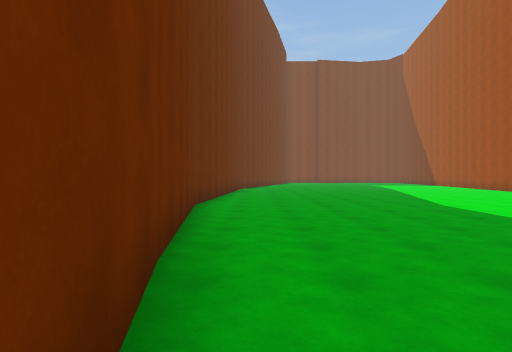
[1] (above)

24 first-person views from a walk through a Unity game level. The camera is 1.4 m above the floor, looks level and sees 80° across. The floor is counted in squares, 2 m on a side. Each view is taken from the middle of a square. On the plan, view 1 faces up. The plan holds only what a view shows up to about 10 squares ahead; the rest is blank. The place goes on beyond the plan.

[2]
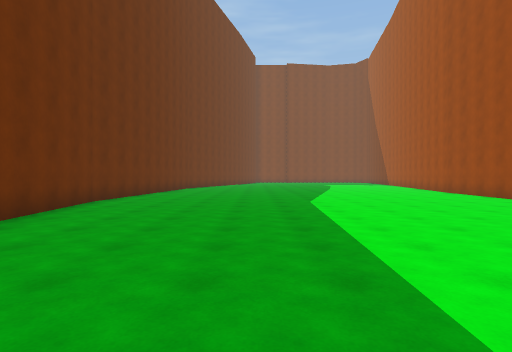

[3]
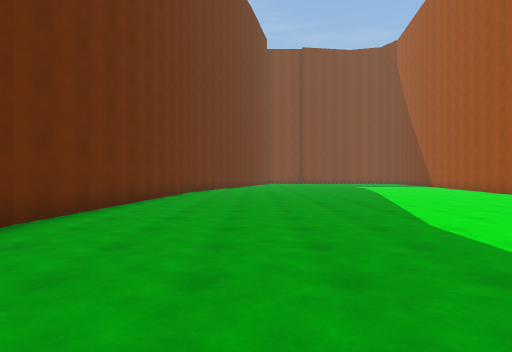

[4]
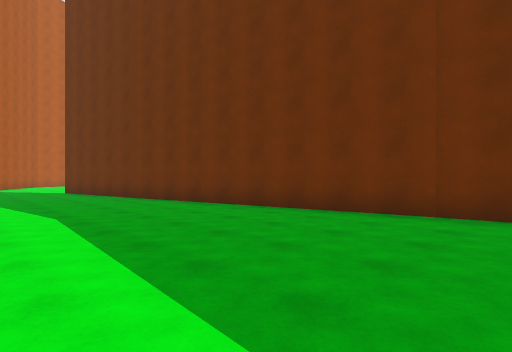

[5]
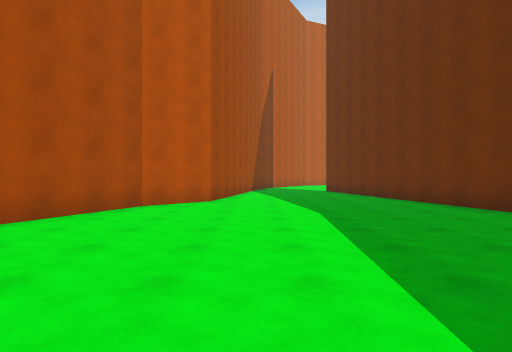

[6]
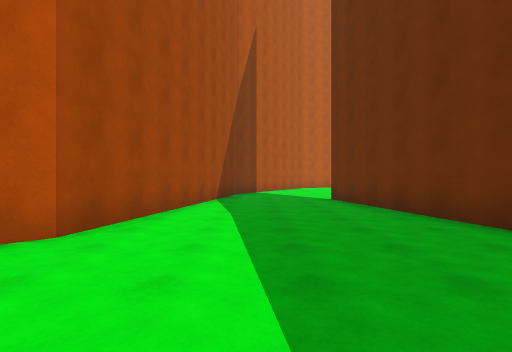

[7]
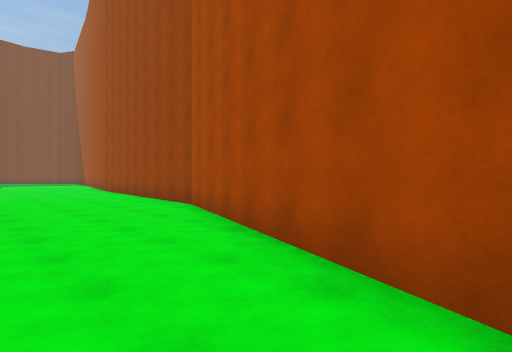

[8]
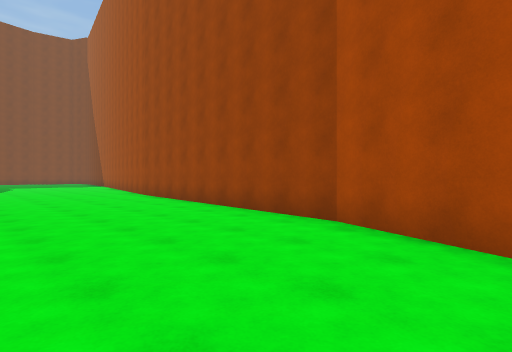

[9]
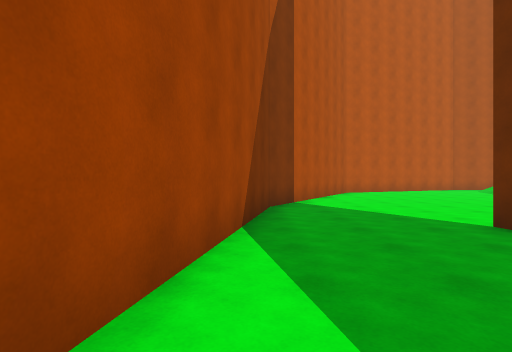

[10]
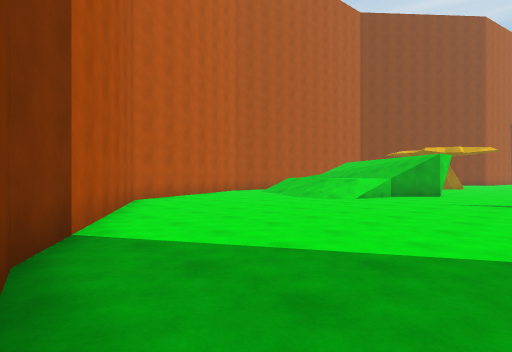

[11]
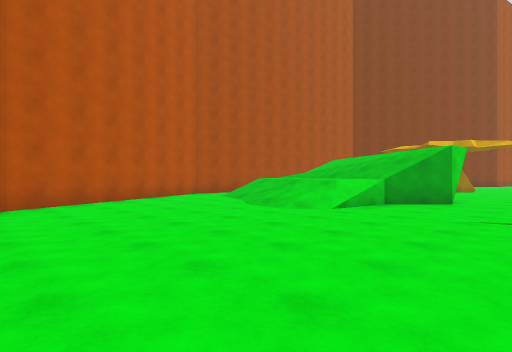

[12]
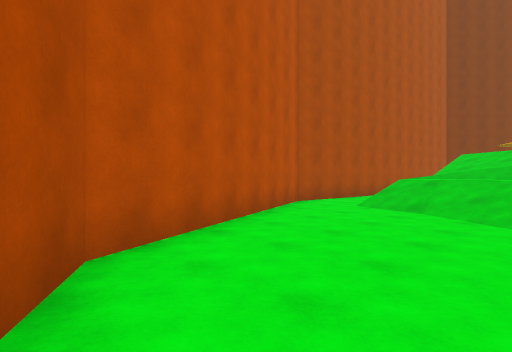

[13]
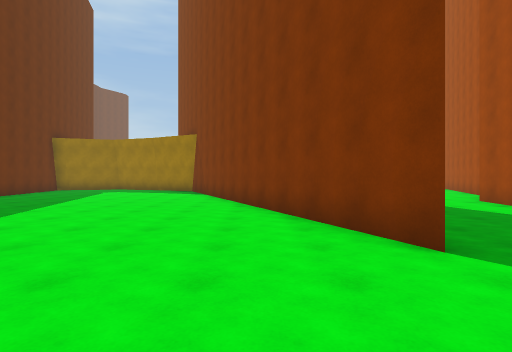

[14]
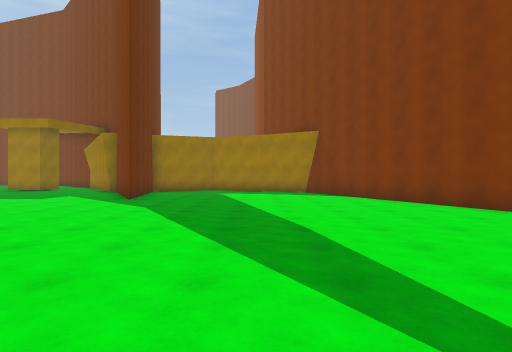

[15]
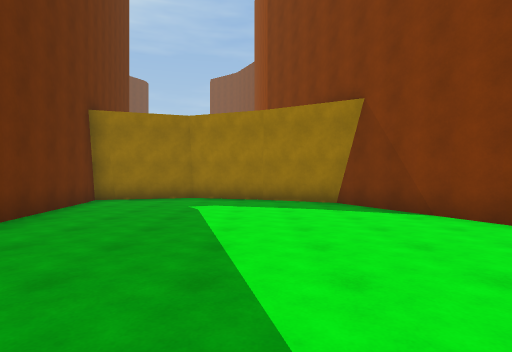

[16]
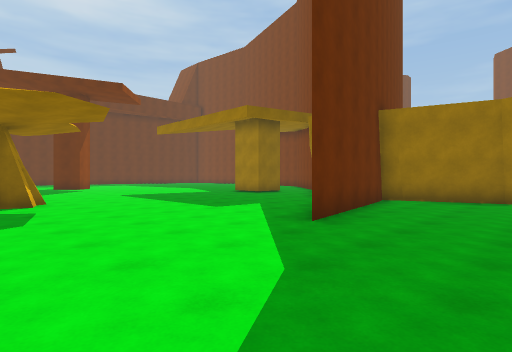

[17]
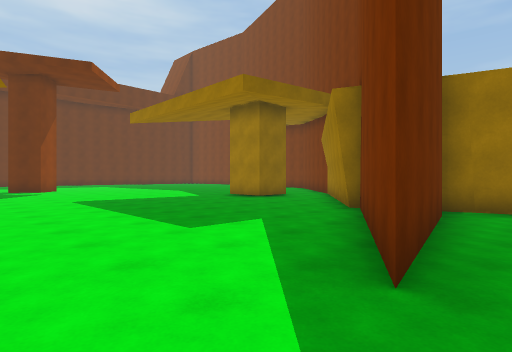

[18]
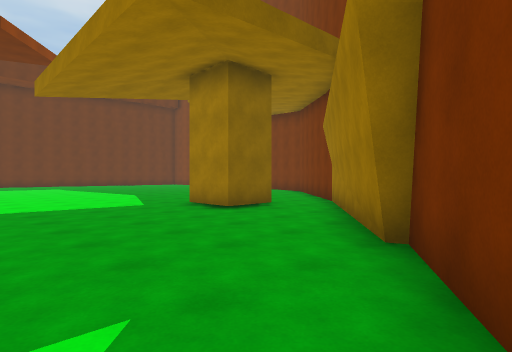

[19]
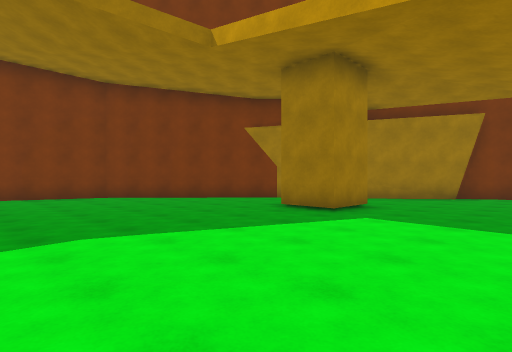

[20]
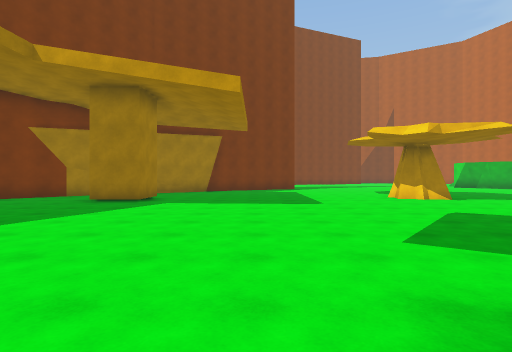

[21]
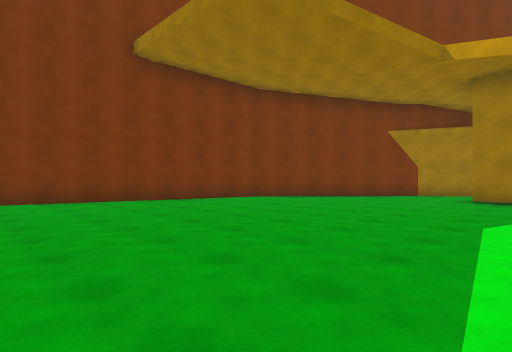

[22]
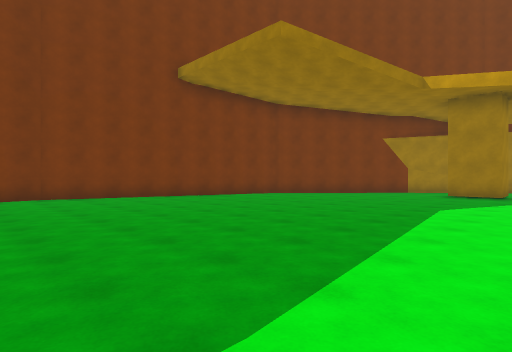

[23]
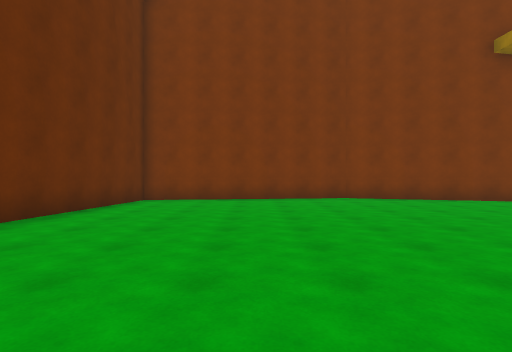

[24]
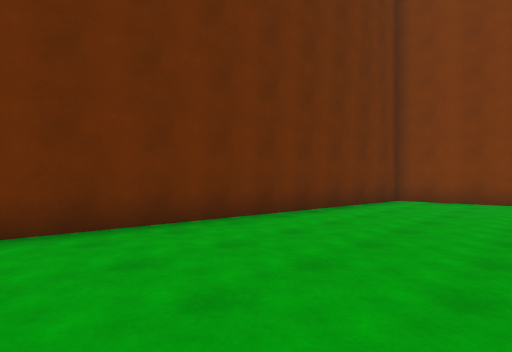

### Floor plan
Key: @ floor where view 1 was taken; # wall or solid block; . main floor; : floor 3 m higher than the main floor; / step, stairs or slope.
Columns run from 33 left of view 1 to 10 right of it. Each row starts with its distance up from view 1.
 13                                ##..........
 12   ########                     #...........
 11 ###......####                  #............
 10 #...........####               #............
  9 #..............##              #............
  8 #...............##             #............
  7 #................##            #............
  6 #.................##           #............
  5 #..................##          #............
  4 #...................##         ##...........
  3 .................#...#  #####   #..........#
  2 .....................####...### #..........#
  1      .................##......###..........#
  0          ..............#.......##@........##
 -1         ...............##......###........#
 -2           ..............#.......##.......##
 -3           ..............#.......##.......#
 -4            ......................#......##
 -5             .....................#......#
 -6               ....#..............##....##
 -7                ...#   ............#....#
 -8                 ...     ..........#....#
 -9                          .........#....#
-10                           ........#....#
-11                           ............##
-12                        ...............#
-13                        ..//...........#
-14                          :///........##
-15                          //////......#
-16                           /////.....##
-17                        :/// //......#
-18                        ///////.....##
-19                         .////.....##
-20                           /....####
-21                           ##.###
-22                            ###

Positions as (right, up) in squares from view 1, and headings:
1: (0, 0), facing up
2: (3, -1), facing up
3: (2, 3), facing up
4: (5, 4), facing down-left
5: (5, 4), facing down
6: (4, -1), facing down
7: (6, -3), facing up-right
8: (6, 1), facing up-right
9: (5, -6), facing down
10: (5, -10), facing down-left
11: (2, -11), facing down-left
12: (2, -16), facing down-left
13: (0, -13), facing up
14: (-5, -12), facing up
15: (-5, -7), facing up
16: (-6, -7), facing up-left
17: (-8, -5), facing up-left
18: (-10, -2), facing up-left
19: (-22, -1), facing up-right
20: (-25, -1), facing right
21: (-26, 2), facing up-right
22: (-28, 1), facing up-right
23: (-29, 2), facing up
24: (-29, 2), facing up-left
